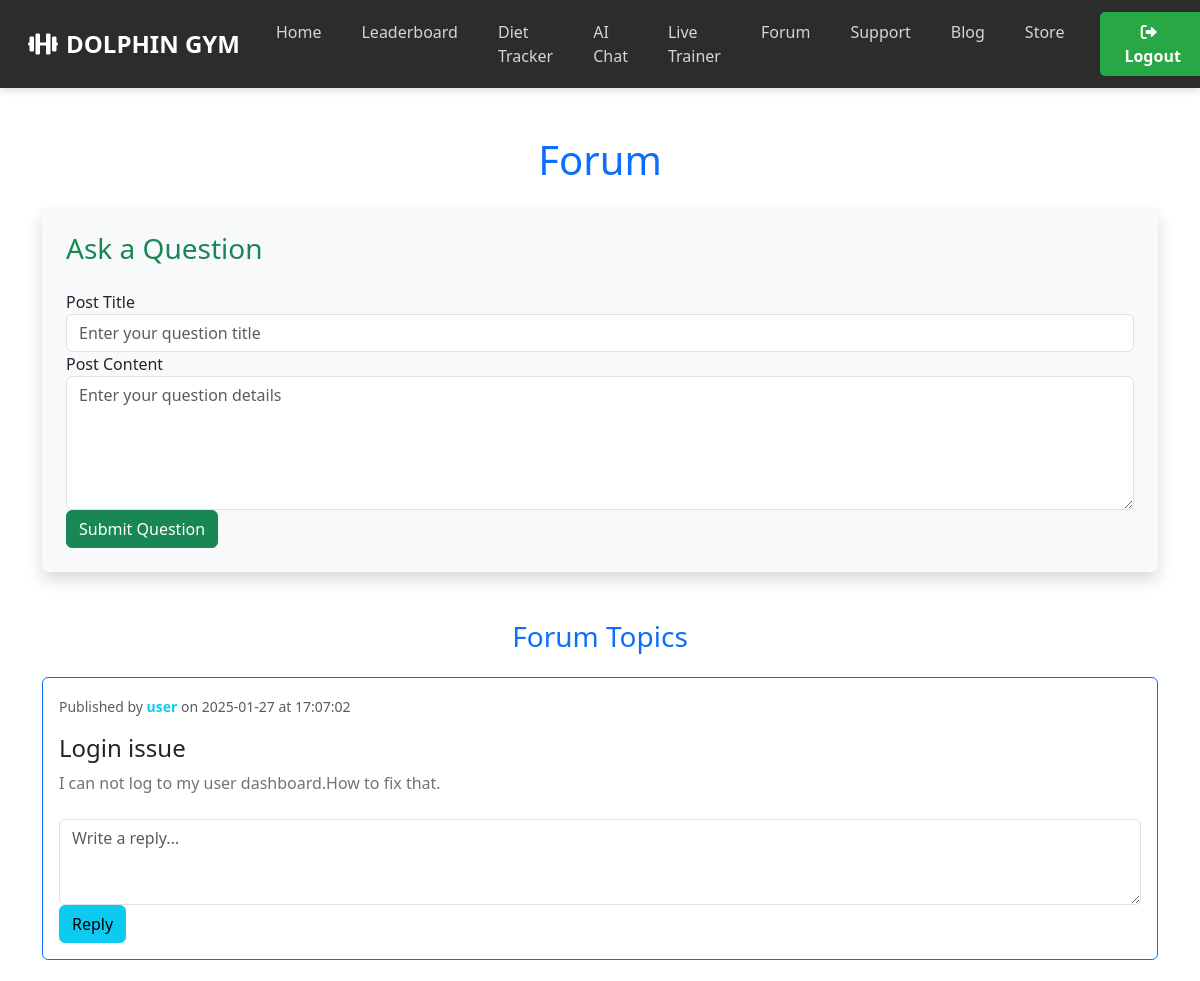
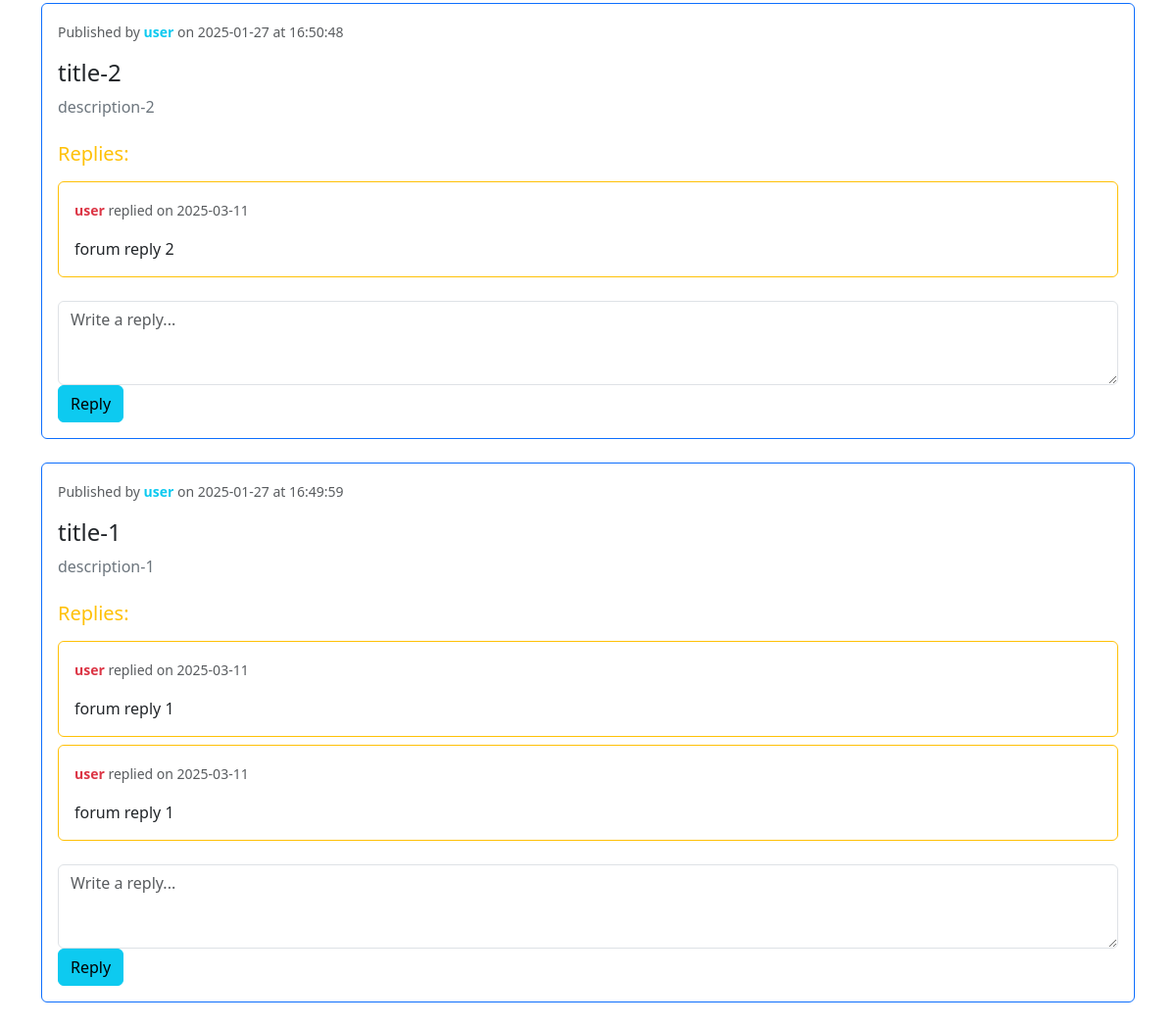
The app's page /index/dashboard/pages/forum.php (signed in) with its own data (2 pictures, top to bottom).
### tables this page shows
CREATE TABLE `forum` (
  `id` int(11) NOT NULL,
  `userID` int(11) DEFAULT NULL,
  `title` varchar(255) DEFAULT NULL,
  `description` varchar(255) DEFAULT NULL,
  `publish_date` varchar(20) DEFAULT NULL,
  `publish_Time` varchar(20) DEFAULT NULL
);

CREATE TABLE `users` (
  `id` int(11) NOT NULL,
  `first_name` varchar(100) NOT NULL,
  `last_name` varchar(100) NOT NULL,
  `email` varchar(100) NOT NULL,
  `username` varchar(50) NOT NULL,
  `password` varchar(255) NOT NULL
);

CREATE TABLE `forum_reply` (
  `id` int(11) NOT NULL,
  `forumID` int(11) NOT NULL,
  `userID` int(11) NOT NULL,
  `message` text NOT NULL,
  `reply_date` date NOT NULL DEFAULT curdate()
);

### index/dashboard/pages/forum.php (the view, shortened to what this page needs)
<?php
include_once 'include/db.php';
include_once "component/dashboard_header.php";
?>
<main class="container mt-5">
    <h1 class="text-center text-primary mb-4">Forum</h1>
    <div class="post-section bg-light p-4 rounded shadow mb-5">
        <h3 class="text-success mb-4">Ask a Question</h3>
        <form id="postForm" action="include/forum.inc.php" method="POST">
            <div class="form-group">
                <label for="postTitle" class="text-dark">Post Title</label>
                <input type="text" id="postTitle" name="title" class="form-control" placeholder="Enter your question title" required>
            </div>
            <div class="form-group">
                <label for="postContent" class="text-dark">Post Content</label>
                <textarea id="postContent" name="desc" class="form-control" placeholder="Enter your question details" rows="5" required></textarea>
            </div>
            <button type="submit" class="btn btn-success btn-block" name="forumSubmitBtn">Submit Question</button>
        </form>
    </div>
    <div class="forum-posts mt-5">
        <h3 class="text-center text-primary mb-4">Forum Topics</h3>
        <div id="forumPostList">
            <?php
            $sql = "SELECT f.*, u.username FROM forum f JOIN users u ON f.userID = u.id ORDER BY f.publish_date DESC, f.publish_Time DESC";
            $stmt = $mysqli->prepare($sql);
            $stmt->execute();
            $result = $stmt->get_result();
            $rows = $result->fetch_all(MYSQLI_ASSOC);
            foreach ($rows as $post) {
                echo '<div class="forum-post card mb-4 border-primary">';
                echo '<div class="card-body">';
                echo '<p class="card-text text-muted"><small>Published by <strong class="text-info">' . htmlspecialchars($post['username']) . '</strong> on ' . $post['publish_date'] . ' at ' . $post['publish_Time'] . '</small></p>';
                echo '<h4 class="card-title text-dark">' . htmlspecialchars($post['title']) . '</h4>';
                echo '<p class="card-text text-secondary">' . nl2br(htmlspecialchars($post['description'])) . '</p>';
                $reply_sql = "SELECT r.*, u.username FROM forum_reply r JOIN users u ON r.userID = u.id WHERE r.forumID = ?;";
                $reply_stmt = $mysqli->prepare($reply_sql);
                $reply_stmt->bind_param("i", $post['id']);
                $reply_stmt->execute();
                $reply_result = $reply_stmt->get_result();
                $replies = $reply_result->fetch_all(MYSQLI_ASSOC);
                if (!empty($replies)) {
                    echo '<div class="forum-replies mt-4">';
                    echo '<h5 class="text-warning mb-3">Replies:</h5>';
                    foreach ($replies as $reply) {
                        echo '<div class="reply card mb-2 border-warning">';
                        echo '<div class="card-body">';
                        echo '<p class="card-text text-muted"><small><strong class="text-danger">' . htmlspecialchars($reply['username']) . '</strong> replied on ' . $reply['reply_date'] . '</small></p>';
                        echo '<p class="card-text text-dark">' . nl2br(htmlspecialchars($reply['message'])) . '</p>';
                        echo '</div>';
                        echo '</div>';
                    }
                    echo '</div>';
                }
                echo '<div class="reply-form mt-4">';
                echo '<form method="post" action="include/forum_reply.inc.php">';
                echo '<div class="form-group">';
                echo '<textarea class="form-control" name="message" required placeholder="Write a reply..." rows="3"></textarea>';
                echo '</div>';
                echo '<button type="submit" class="btn btn-info btn-block" name="forumReplySubmitBtn">Reply</button>';
                echo '</form>';
                echo '</div>';
                echo '</div>';
                echo '</div>';
            }
            ?>
        </div>
    </div>
</main>

### records on screen
forum: userID.username "user", publish_date "2025-01-27", publish_Time "17:07:02", title "Login issue", description "I can not log to my user dashboard.How to fix that."
forum: userID.username "user", publish_date "2025-01-27", publish_Time "16:50:48", title "title-2", description "description-2"
forum_reply: userID.username "user", reply_date "2025-03-11", message "forum reply 2"
forum: userID.username "user", publish_date "2025-01-27", publish_Time "16:49:59", title "title-1", description "description-1"
forum_reply: userID.username "user", reply_date "2025-03-11", message "forum reply 1"
forum_reply: userID.username "user", reply_date "2025-03-11", message "forum reply 1"
